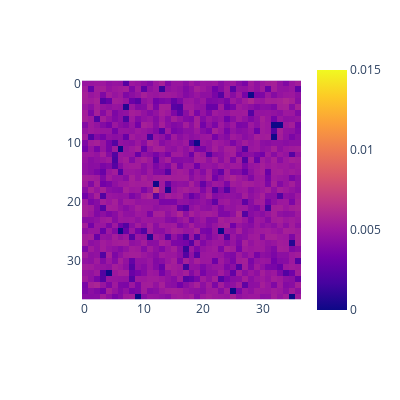

Notebook code for this chart:
### Markdown cell above
State values

### Code cell
px.imshow(progress_dict[(specific_step if not do_max_step else str(steps))]['state_value'], width=width_plot, 
          height=height_plot, zmin=zmin_plot, zmax=zmax_plot)

### Figure 1 — Plotly figure (JSON) as saved in the notebook; plotly's stock layout.template omitted (floating-point values rounded to 4 significant figures; data arrays with more than 128 entries replaced by an {"elided": "..."} marker saying what was removed)
{"data": [{"coloraxis": "coloraxis", "hovertemplate": "x: %{x}<br>y: %{y}<br>color: %{z}<extra></extra>", "name": "0", "type": "heatmap", "xaxis": "x", "yaxis": "y", "z": {"elided": "37x37 float values"}}], "layout": {"coloraxis": {"cmax": 0.015, "cmin": 0, "colorscale": [[0, "#0d0887"], [0.1111, "#46039f"], [0.2222, "#7201a8"], [0.3333, "#9c179e"], [0.4444, "#bd3786"], [0.5556, "#d8576b"], [0.6667, "#ed7953"], [0.7778, "#fb9f3a"], [0.8889, "#fdca26"], [1, "#f0f921"]]}, "height": 400, "margin": {"t": 60}, "width": 400, "xaxis": {"anchor": "y", "autorange": true, "constrain": "domain", "domain": [0, 1], "range": [-0.5, 36.5], "scaleanchor": "y"}, "yaxis": {"anchor": "x", "autorange": true, "constrain": "domain", "domain": [0.07885, 0.9212], "range": [36.5, -0.5]}}}
